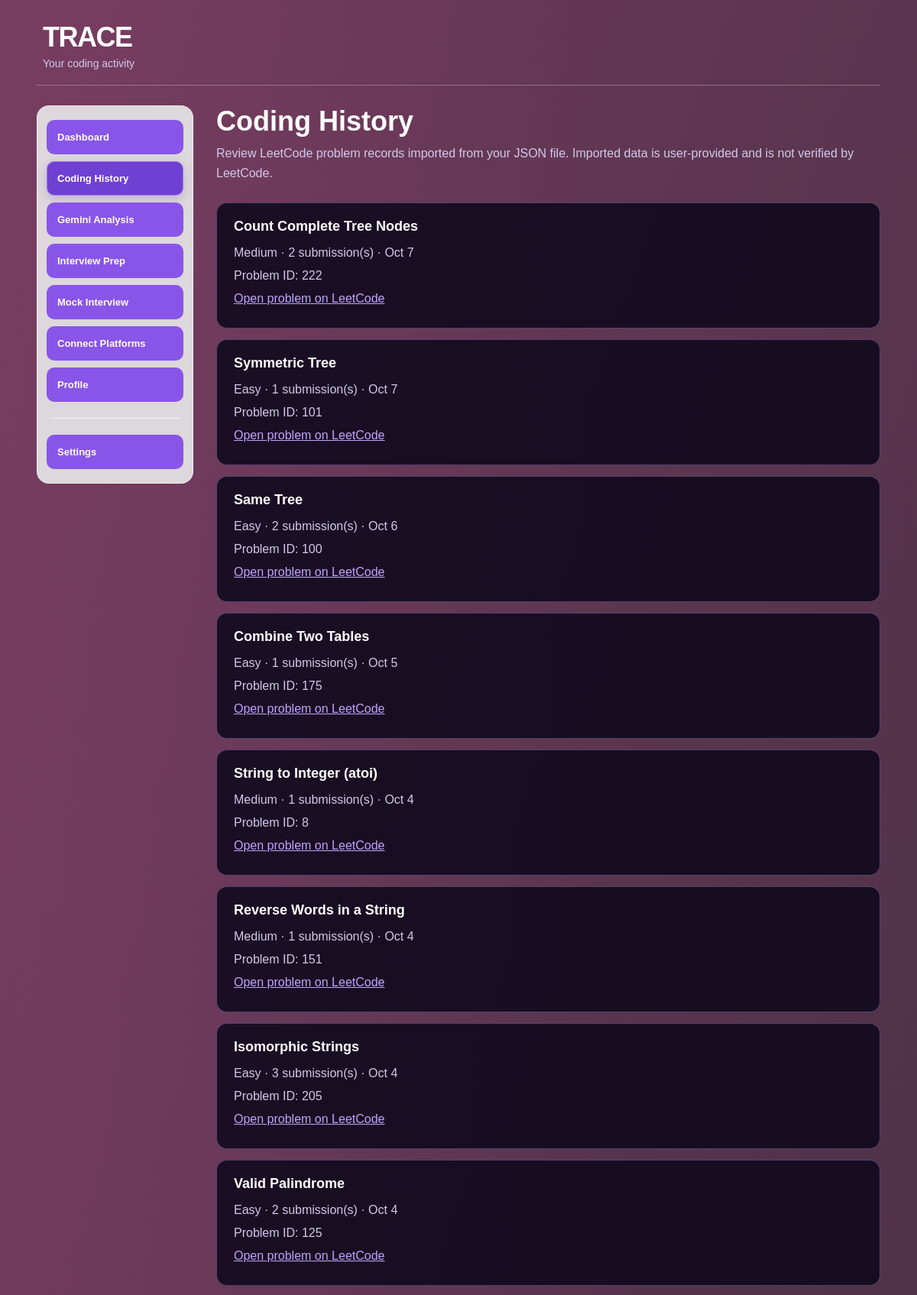
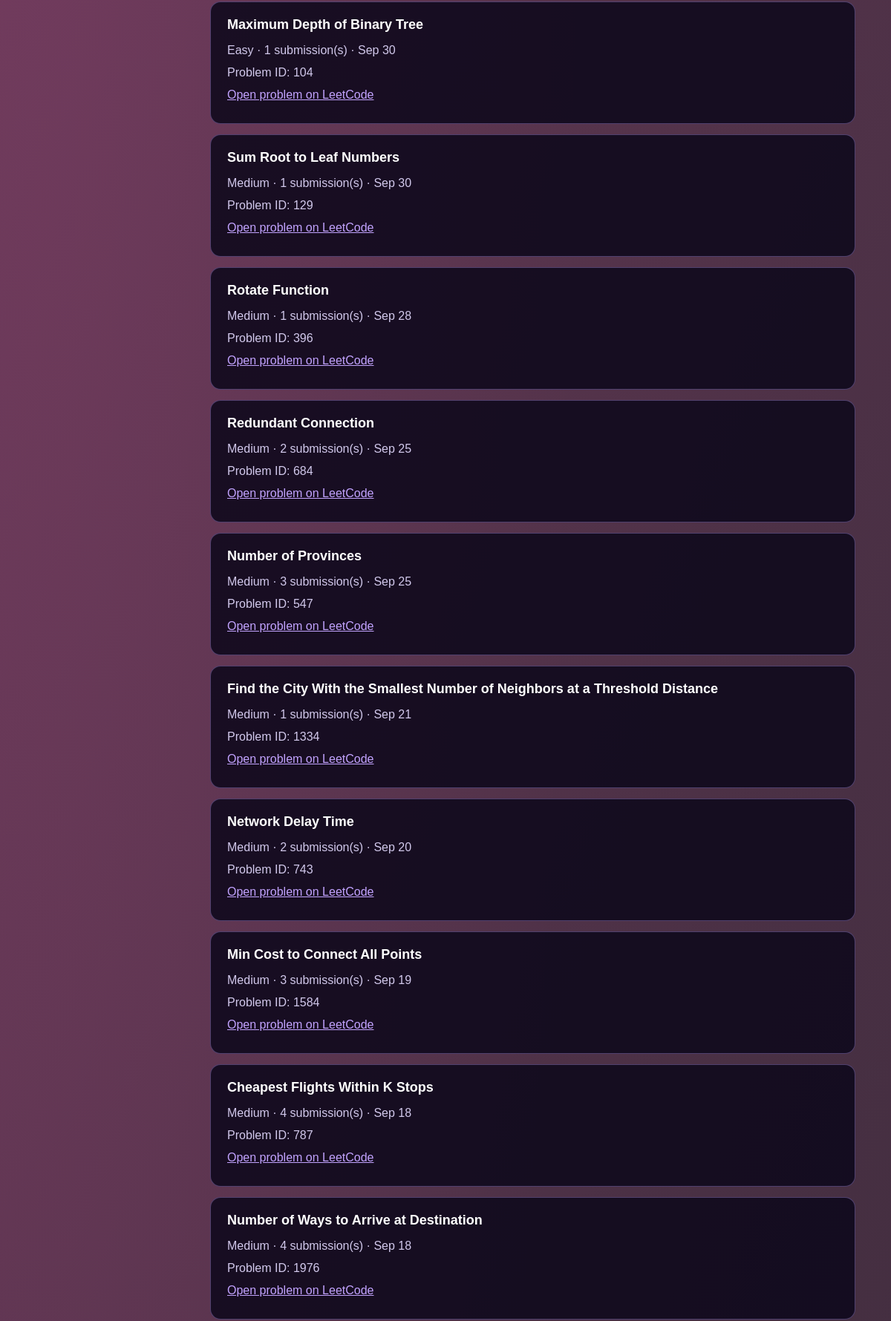
Page /coding-history (signed in, upper part) on the committed database (2 pictures, top to bottom).
### tables this page shows
CREATE TABLE history (
                id INTEGER PRIMARY KEY AUTOINCREMENT,
                user_id INTEGER NOT NULL,
                entry_type TEXT NOT NULL,
                title TEXT NOT NULL,
                payload TEXT NOT NULL,
                created_at TEXT NOT NULL,
                FOREIGN KEY (user_id) REFERENCES users(id)
            );

### app.py (the view)
@app.route("/coding-history")
@login_required
def coding_history():
    history = [
        item
        for item in get_recent_history(session["user_id"], limit=5000)
        if item["entry_type"] == "platform_import"
    ]
    return render_template("coding_history.html", history=history)

### app.py (called while the page is built)
def get_db_connection():
    conn = sqlite3.connect(app.config["DATABASE_PATH"])
    conn.row_factory = sqlite3.Row
    conn.execute("PRAGMA foreign_keys = ON")
    return conn

def get_recent_history(user_id, limit=10):
    with get_db_connection() as conn:
        rows = conn.execute(
            "SELECT * FROM history WHERE user_id = ? ORDER BY created_at DESC LIMIT ?",
            (user_id, limit),
        ).fetchall()
        history = [dict(row) for row in rows]
    for item in history:
        item["payload"] = json.loads(item["payload"])
    return history

def login_required(view):
    @wraps(view)
    def wrapped(*args, **kwargs):
        if "user_id" not in session:
            flash("Please log in to access this page.", "error")
            return redirect(url_for("home"))
        return view(*args, **kwargs)
    return wrapped

### templates/coding_history.html (shortened to what this page needs)
<!DOCTYPE html>
<html lang="en">
<head>
    <link rel="stylesheet" href="{{ url_for('static', filename='sidebar.css') }}">
</head>
<body>
    <div class="page">
        <header class="topbar">
            <div>
                <h1 class="brand">TRACE</h1>
                <p class="tagline">Your coding activity</p>
            </div>
        </header>
        <div class="layout">
            {% include "_sidebar.html" %}
            <main>
                <section class="page-heading" aria-labelledby="page-title">
                    <h2 id="page-title">Coding History</h2>
                    <p>Review LeetCode problem records imported from your JSON file. Imported data is user-provided and is not verified by LeetCode.</p>
                </section>
                {% if history %}
                <section class="history-list" aria-label="Imported coding activity">
                    {% for item in history %}
                    <article class="history-card">
                        <h3>{{ item.payload.title }}</h3>
                        <p>{{ item.payload.difficulty }} · {{ item.payload.submissions }} submission(s) · {{ item.payload.timestamp }}</p>
                        <p>Problem ID: {{ item.payload.problem_id }}</p>
                        <p><a href="{{ item.payload.url }}" target="_blank" rel="noopener noreferrer">Open problem on LeetCode</a></p>
                    </article>
                    {% endfor %}
                </section>
                {% endif %}
            </main>
        </div>
    </div>
</body>
</html>

### templates/_sidebar.html (shortened to what this page needs)
<aside class="sidebar site-sidebar">
    <nav class="sidebar-nav" aria-label="Main navigation">
        <a href="{{ url_for('dashboard') }}" class="nav-item{% if request.endpoint == 'dashboard' %} active{% endif %}"{% if request.endpoint == 'dashboard' %} aria-current="page"{% endif %}>Dashboard</a>
        <a href="{{ url_for('coding_history') }}" class="nav-item{% if request.endpoint == 'coding_history' %} active{% endif %}"{% if request.endpoint == 'coding_history' %} aria-current="page"{% endif %}>Coding History</a>
        <a href="{{ url_for('gemini_analysis') }}" class="nav-item{% if request.endpoint == 'gemini_analysis' %} active{% endif %}"{% if request.endpoint == 'gemini_analysis' %} aria-current="page"{% endif %}>Gemini Analysis</a>
        <a href="{{ url_for('interview_preparation') }}" class="nav-item">Interview Prep</a>
        <a href="{{ url_for('mock_interview') }}" class="nav-item{% if request.endpoint == 'mock_interview' %} active{% endif %}"{% if request.endpoint == 'mock_interview' %} aria-current="page"{% endif %}>Mock Interview</a>
        <a href="{{ url_for('connect_platforms') }}" class="nav-item{% if request.endpoint == 'connect_platforms' %} active{% endif %}"{% if request.endpoint == 'connect_platforms' %} aria-current="page"{% endif %}>Connect Platforms</a>
        <a href="{{ url_for('profile') }}" class="nav-item{% if request.endpoint in ['profile', 'settings'] %} active{% endif %}"{% if request.endpoint in ['profile', 'settings'] %} aria-current="page"{% endif %}>Profile</a>
        <div class="sidebar-divider"></div>
        <a href="{{ url_for('settings') }}" class="nav-item{% if request.endpoint == 'settings' %} active{% endif %}"{% if request.endpoint == 'settings' %} aria-current="page"{% endif %}>Settings</a>
    </nav>
</aside>

### static/sidebar.css (style rules this page uses)
.dashboard-layout > .site-sidebar, .layout > .site-sidebar { position: sticky; top: 20px; grid-column: 1; grid-row: 1; width: 100%; min-width: 0; max-height: calc(100vh - 40px); overflow-y: auto; padding: 18px 12px; background: rgba(232, 232, 232, 0.91); border: 1px solid rgba(255, 255, 255, 0.5); border-radius: 16px; }
.site-sidebar .sidebar-nav { display: flex; flex-direction: column; gap: 9px; }
.site-sidebar .nav-item { display: flex; align-items: center; justify-content: flex-start; min-height: 45px; padding: 12px 13px; color: #fff; background: #8955e8; border: 1px solid transparent; border-radius: 10px; text-decoration: none; text-align: left; font-size: 13px; font-weight: 600; line-height: 1.35; white-space: normal; transition: background 0.2s, transform 0.2s; }
.site-sidebar .nav-item.active { background: #7040d3; border-color: rgba(255, 255, 255, 0.3); box-shadow: 0 4px 14px rgba(76, 31, 159, 0.2); }
.site-sidebar .sidebar-divider { height: 1px; margin: 12px 5px; background: rgba(255, 255, 255, 0.65); }
.layout:not(.interview-layout) { grid-template-columns: 205px minmax(0, 1fr); }

### templates/coding_history.html (style rules this page uses)
:root { color-scheme: dark; font-family: Arial, Helvetica, sans-serif; color: #fff; background: #09050d; }
* { box-sizing: border-box; }
body { min-height: 100vh; margin: 0; background: radial-gradient( ellipse at 5% 15%, rgba(151, 69, 119, 0.24), transparent 45% ), linear-gradient( 110deg, #713b5c 0%, #493044 48%, #29272d 100% ); background-attachment: fixed; }
.page { max-width: 1500px; min-height: 100vh; margin: 0 auto; padding: 28px clamp(16px, 4vw, 48px); }
.topbar { display: flex; align-items: center; justify-content: space-between; gap: 20px; padding: 0 8px 20px; border-bottom: 1px solid rgba(220, 220, 220, 0.35); }
.brand { margin: 0; font-size: 36px; letter-spacing: -1.5px; }
.tagline { margin: 5px 0 0; color: #d2c9ec; font-size: 14px; }
.layout { display: grid; grid-template-columns: 205px minmax(0, 1fr); align-items: start; gap: 30px; padding-top: 26px; }
main { min-width: 0; }
.page-heading h2 { margin: 0 0 8px; font-size: clamp(26px, 3vw, 36px); }
.page-heading p { margin: 0; color: #d2c9ec; line-height: 1.6; }
.history-list { display: grid; gap: 14px; margin-top: 26px; }
.history-card { padding: 20px 22px; border: 1px solid rgba(190, 160, 255, 0.35); border-radius: 14px; background: rgba(14, 8, 28, 0.88); }
.history-card h3 { margin: 0 0 12px; font-size: 18px; }
.history-card p { margin: 6px 0; color: #d2c9ec; line-height: 1.5; }
.history-card a { color: #c2a3ff; }

### rows in the picture
history: payload "Count Complete Tree Nodes", payload.difficulty "Medium", payload.submissions "2", payload.timestamp "Oct 7", payload.problem_id "222"
history: payload "Symmetric Tree", payload.difficulty "Easy", payload.submissions "1", payload.timestamp "Oct 7", payload.problem_id "101"
history: payload "Same Tree", payload.difficulty "Easy", payload.submissions "2", payload.timestamp "Oct 6", payload.problem_id "100"
history: payload "Combine Two Tables", payload.difficulty "Easy", payload.submissions "1", payload.timestamp "Oct 5", payload.problem_id "175"
history: payload "String to Integer (atoi)", payload.difficulty "Medium", payload.submissions "1", payload.timestamp "Oct 4", payload.problem_id "8"
history: payload "Reverse Words in a String", payload.difficulty "Medium", payload.submissions "1", payload.timestamp "Oct 4", payload.problem_id "151"
history: payload "Isomorphic Strings", payload.difficulty "Easy", payload.submissions "3", payload.timestamp "Oct 4", payload.problem_id "205"
history: payload "Valid Palindrome", payload.difficulty "Easy", payload.submissions "2", payload.timestamp "Oct 4", payload.problem_id "125"
history: payload "Maximum Depth of Binary Tree", payload.difficulty "Easy", payload.submissions "1", payload.timestamp "Sep 30", payload.problem_id "104"
history: payload "Sum Root to Leaf Numbers", payload.difficulty "Medium", payload.submissions "1", payload.timestamp "Sep 30", payload.problem_id "129"
history: payload "Rotate Function", payload.difficulty "Medium", payload.submissions "1", payload.timestamp "Sep 28", payload.problem_id "396"
history: payload "Redundant Connection", payload.difficulty "Medium", payload.submissions "2", payload.timestamp "Sep 25", payload.problem_id "684"
history: payload "Number of Provinces", payload.difficulty "Medium", payload.submissions "3", payload.timestamp "Sep 25", payload.problem_id "547"
history: payload "Find the City With the Smallest Number of Neighbors at a Threshold Distance", payload.difficulty "Medium", payload.submissions "1", payload.timestamp "Sep 21", payload.problem_id "1334"
history: payload "Network Delay Time", payload.difficulty "Medium", payload.submissions "2", payload.timestamp "Sep 20", payload.problem_id "743"
history: payload "Min Cost to Connect All Points", payload.difficulty "Medium", payload.submissions "3", payload.timestamp "Sep 19", payload.problem_id "1584"
history: payload "Cheapest Flights Within K Stops", payload.difficulty "Medium", payload.submissions "4", payload.timestamp "Sep 18", payload.problem_id "787"
history: payload "Number of Ways to Arrive at Destination", payload.difficulty "Medium", payload.submissions "4", payload.timestamp "Sep 18", payload.problem_id "1976"
